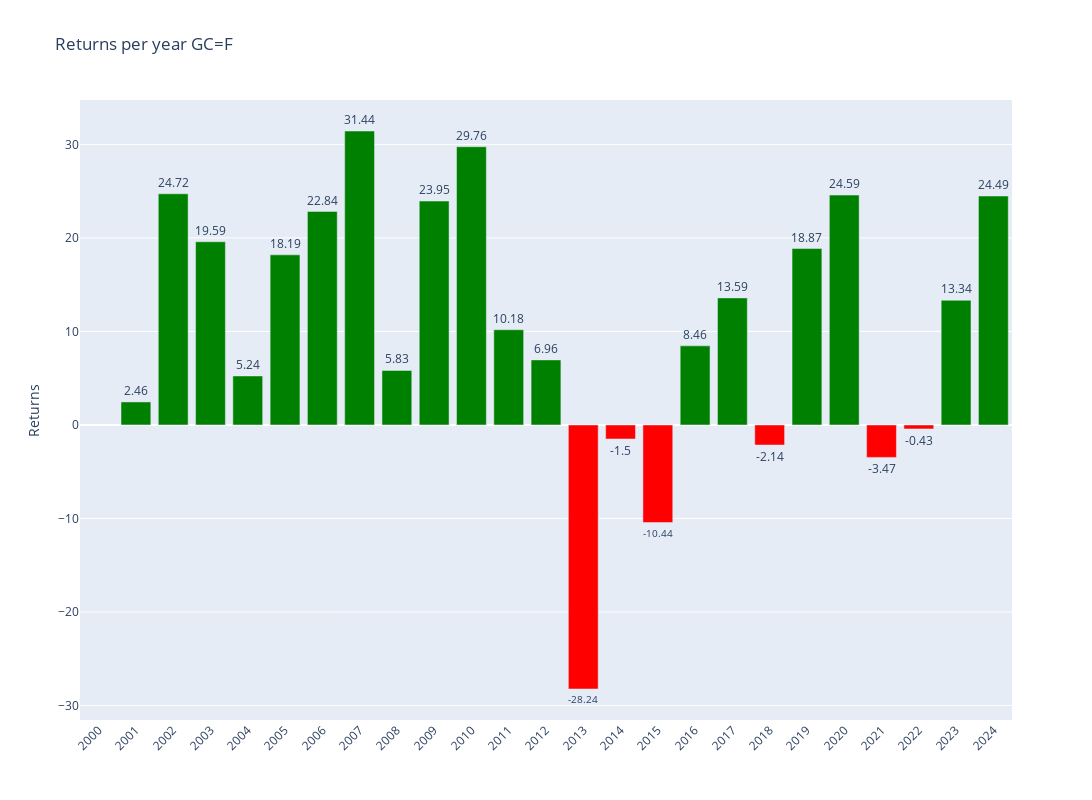

The cell this chart's notebook holds for it:
### Code cell
# Plotly
fig = make_subplots()

# Add colors
colors = ['green' if x >= 0 else 'red' for x in annual_data['Return']]

# Graph (1,1)
fig.add_trace(go.Bar(y=annual_data['Return'],x=annual_data['Return'].index,text=round(annual_data['Return'],2),textposition='outside',marker_color=colors,hoverinfo='skip'),row=1,col=1)

# Update xaxis properties
fig.update_yaxes(title_text="Returns", row=1, col=1)

fig.update_layout(xaxis=dict(tickvals=annual_data.index,tickangle=-45),height=800, width=1300,title=f"Returns per year {ticker}")

fig.show()

### Figure 1 — Plotly figure (JSON) as saved in the notebook; plotly's stock layout.template omitted (floating-point values rounded to 4 significant figures)
{"data": [{"hoverinfo": "skip", "marker": {"color": ["red", "green", "green", "green", "green", "green", "green", "green", "green", "green", "green", "green", "green", "red", "red", "red", "green", "green", "red", "green", "green", "red", "red", "green", "green"]}, "text": [null, 2.46, 24.72, 19.59, 5.24, 18.19, 22.84, 31.44, 5.83, 23.95, 29.76, 10.18, 6.96, -28.24, -1.5, -10.44, 8.46, 13.59, -2.14, 18.87, 24.59, -3.47, -0.43, 13.34, 24.49], "textposition": "outside", "type": "bar", "x": [2000, 2001, 2002, 2003, 2004, 2005, 2006, 2007, 2008, 2009, 2010, 2011, 2012, 2013, 2014, 2015, 2016, 2017, 2018, 2019, 2020, 2021, 2022, 2023, 2024], "xaxis": "x", "y": [null, 2.463, 24.72, 19.59, 5.244, 18.19, 22.84, 31.44, 5.833, 23.95, 29.76, 10.18, 6.961, -28.24, -1.498, -10.44, 8.46, 13.59, -2.143, 18.87, 24.59, -3.465, -0.4268, 13.34, 24.49], "yaxis": "y"}], "layout": {"height": 800, "title": {"text": "Returns per year GC=F"}, "width": 1300, "xaxis": {"anchor": "y", "domain": [0, 1], "tickangle": -45, "tickvals": [2000, 2001, 2002, 2003, 2004, 2005, 2006, 2007, 2008, 2009, 2010, 2011, 2012, 2013, 2014, 2015, 2016, 2017, 2018, 2019, 2020, 2021, 2022, 2023, 2024]}, "yaxis": {"anchor": "x", "domain": [0, 1], "title": {"text": "Returns"}}}}
